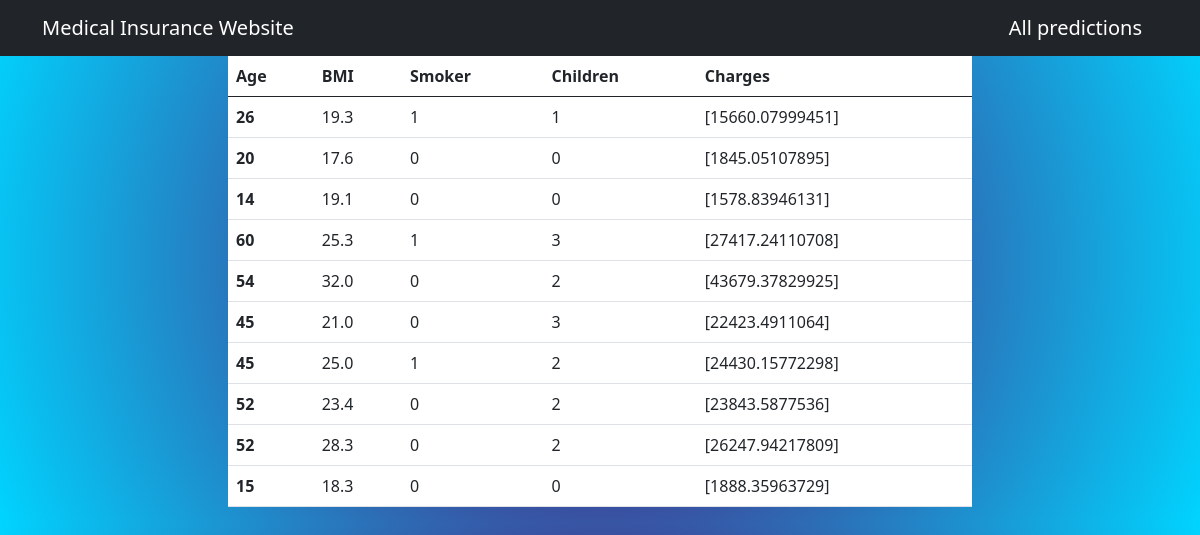
The page /predict/ on the database its author committed.
### dashboard/models.py (models this page shows, shortened)
class Data(models.Model):
    age=models.PositiveIntegerField(validators=[MinValueValidator(0), MaxValueValidator(70)], null=True)
    bmi=models.FloatField(null=True)
    smoker=models.PositiveIntegerField(choices=Smoker, null=True)
    children=models.PositiveIntegerField(null=True)
    predictions= models.CharField(max_length=100,blank=True)
    date=models.DateTimeField(auto_now_add=True)
    class Meta:
        ordering=["-date"]

### dashboard/views.py (the view)
# urls.py: path('predict/',views.predict,name="dashboard-predict"),
def predict(request):
    predicted_charge = Data.objects.all()
    context={
        'predicted_charge':predicted_charge
    }
    return render(request,'dashboard/predict.html',context)

### templates/dashboard/predict.html (shortened to what this page needs)
{% extends 'partials/base.html' %}
{% block content %}
<div class="container" >
    <div class="row-mt-5">
        <div class="col-md-8 offset-md-2">
            <table class="table" style="background-color:white;">
                <thead>
                  <tr>
                    <th scope="col">Age</th>
                    <th scope="col">BMI</th>
                    <th scope="col">Smoker</th>
                    <th scope="col">Children</th>
                    <th scope="col">Charges</th>
                  </tr>
                </thead>
                <tbody>
                  {% for data in predicted_charge %}
                  <tr>
                    <th scope="row">{{data.age}}</th>
                    <td>{{data.bmi}}</td>
                    <td>{{data.smoker}}</td>
                    <td>{{data.children}}</td>
                    <td>{{data.predictions}}</td>
                  </tr>
                  {% endfor %}
                </tbody>
              </table>
        </div>
    </div>
   </div>
{% endblock %}

### templates/partials/base.html (shortened to what this page needs)
<!doctype html>
<html lang="en">
  <head>
    <link href="https://cdn.jsdelivr.net/npm/bootstrap@5.0.2/dist/css/bootstrap.min.css" rel="stylesheet">
  </head>
  <body style="background-image: radial-gradient(circle, #5c0067 0%, #00d4ff 100%);">
   {% include 'partials/nav.html' %}
   {% block content %}{%endblock%}
  </body>
</html>

### templates/partials/nav.html
<nav class="navbar navbar-dark bg-dark">
    <div class="container" >
      <a class="navbar-brand" href="{% url 'dashboard-index' %}">Medical Insurance Website</a>
      <a class="navbar-brand ml-auto" href="{% url 'dashboard-predict' %}">All predictions</a>
    </div>
  </nav>

### rows shown on the page
Data: age "26", bmi "19.3", smoker "1", children "1", predictions "[15660.07999451]"
Data: age "20", bmi "17.6", smoker "0", children "0", predictions "[1845.05107895]"
Data: age "14", bmi "19.1", smoker "0", children "0", predictions "[1578.83946131]"
Data: age "60", bmi "25.3", smoker "1", children "3", predictions "[27417.24110708]"
Data: age "54", bmi "32.0", smoker "0", children "2", predictions "[43679.37829925]"
Data: age "45", bmi "21.0", smoker "0", children "3", predictions "[22423.4911064]"
Data: age "45", bmi "25.0", smoker "1", children "2", predictions "[24430.15772298]"
Data: age "52", bmi "23.4", smoker "0", children "2", predictions "[23843.5877536]"
Data: age "52", bmi "28.3", smoker "0", children "2", predictions "[26247.94217809]"
Data: age "15", bmi "18.3", smoker "0", children "0", predictions "[1888.35963729]"
